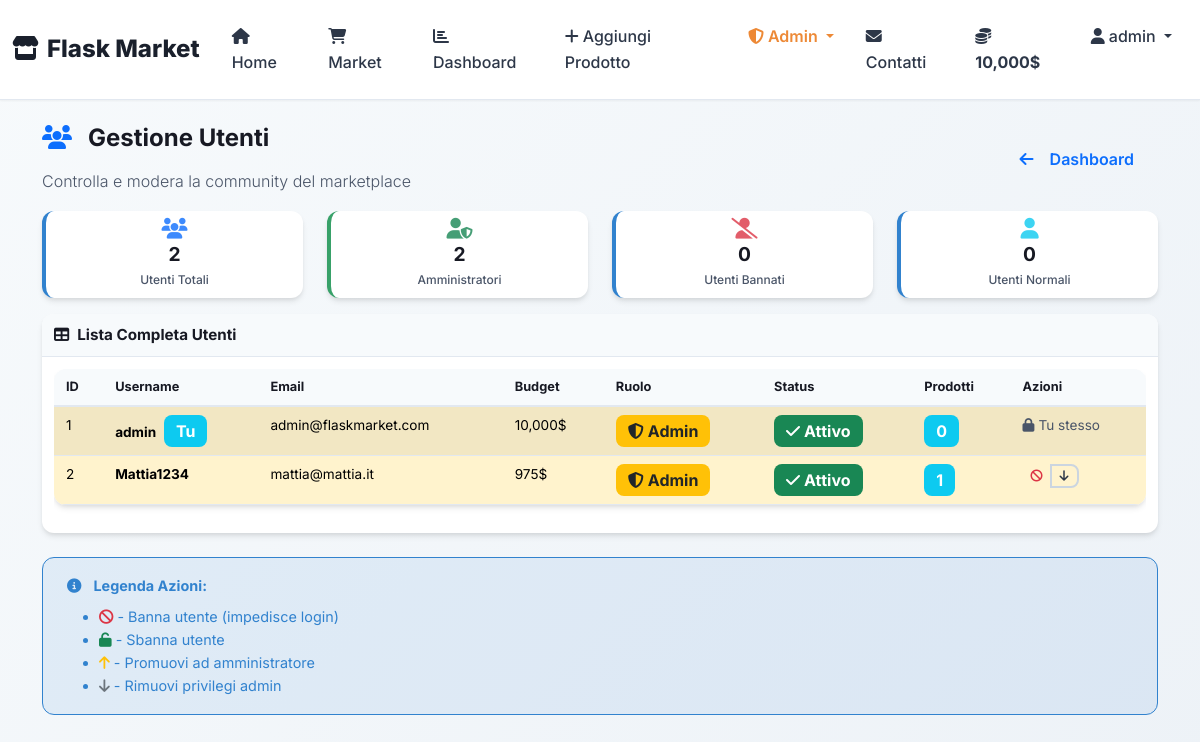
The app's page /admin/users (signed in) with its own data.
### app/models.py (models this page shows, shortened)
class User(db.Model, UserMixin):
    id = db.Column(db.Integer(), primary_key=True)
    username = db.Column(db.String(length=30), nullable=False, unique=True)
    email_address = db.Column(db.String(length=50), nullable=False, unique=True)
    password_hash = db.Column(db.String(length=60), nullable=False)
    budget = db.Column(db.Integer, nullable=False, default=1000)
    is_admin = db.Column(db.Boolean, nullable=False, default=False)
    is_banned = db.Column(db.Boolean, nullable=False, default=False)
    items = db.relationship("Item", foreign_keys="Item.owner", backref="owned_user", lazy=True)
    created_items = db.relationship("Item", foreign_keys="Item.created_by", backref="creator_user", lazy=True)
    @property
    def prettier_budget(self):
        if len(str(self.budget)) >= 4:
            return f"{str(self.budget)[:-3]},{str(self.budget)[-3:]}$"
        else:
            return f"{self.budget}$"
    @property
    def password(self):
        return self.password
    def can_access_admin(self):
        return self.is_admin and not self.is_banned

### app/routes.py (the view)
@app.route("/admin/users")
@login_required
@admin_required
def admin_users():
    users = User.query.all()
    return render_template("admin/users.html", users=users)

### app/models.py (called while the page is built)
@login_manager.user_loader
def load_user(user_id):
    return User.query.get(int(user_id))

### app/routes.py (called while the page is built)
def admin_required(f):
    @wraps(f)
    def decorated_function(*args, **kwargs):
        if not current_user.is_authenticated or not current_user.can_access_admin():
            flash("Accesso negato: permessi amministratore richiesti.", category="danger")
            return redirect(url_for('home_page'))
        return f(*args, **kwargs)
    return decorated_function

### app/templates/admin/users.html (shortened to what this page needs)
{% extends 'base.html' %}
{% block content %}
<section class="py-4 admin-compact">
    <div class="container">
        <div class="d-flex justify-content-between align-items-center mb-5">
            <div>
                <h1 class="display-6 fw-bold mb-3">
                    <i class="fas fa-users me-3 text-primary"></i>Gestione Utenti
                </h1>
                <p class="lead text-muted mb-0">Controlla e modera la community del marketplace</p>
            </div>
            <a href="{{ url_for('admin_dashboard') }}" class="btn btn-outline-primary">
                <i class="fas fa-arrow-left me-2"></i>Dashboard
            </a>
        </div>
        <div class="row g-4 mb-5">
    <div class="col-lg-3 col-md-6">
        <div class="stats-card hover-lift">
            <i class="fas fa-users text-primary"></i>
            <h4>{{ users|length }}</h4>
            <p>Utenti Totali</p>
        </div>
    </div>
    <div class="col-lg-3 col-md-6">
        <div class="stats-card success hover-lift">
            <i class="fas fa-user-shield text-success"></i>
            <h4>{{ users|selectattr("is_admin")|list|length }}</h4>
            <p>Amministratori</p>
        </div>
    </div>
    <div class="col-lg-3 col-md-6">
        <div class="stats-card danger hover-lift">
            <i class="fas fa-user-slash text-danger"></i>
            <h4>{{ users|selectattr("is_banned")|list|length }}</h4>
            <p>Utenti Bannati</p>
        </div>
    </div>
    <div class="col-lg-3 col-md-6">
        <div class="stats-card info hover-lift">
            <i class="fas fa-user text-info"></i>
            <h4>{{ users|rejectattr("is_banned")|rejectattr("is_admin")|list|length }}</h4>
            <p>Utenti Normali</p>
        </div>
    </div>
</div>
        <div class="card border-0">
    <div class="card-header">
        <h5 class="mb-0"><i class="fas fa-table me-2"></i>Lista Completa Utenti</h5>
    </div>
    <div class="card-body">
        <div class="table-responsive">
            <table class="table table-striped table-hover">
                <thead>
                    <tr>
                        <th>ID</th>
                        <th>Username</th>
                        <th>Email</th>
                        <th>Budget</th>
                        <th>Ruolo</th>
                        <th>Status</th>
                        <th>Prodotti</th>
                        <th>Azioni</th>
                    </tr>
                </thead>
                <tbody>
                    {% for user in users %}
                    <tr class="{% if user.is_banned %}table-danger{% elif user.is_admin %}table-warning{% endif %}">
                        <td>{{ user.id }}</td>
                        <td>
                            <strong>{{ user.username }}</strong>
                            {% if user.id == current_user.id %}
                                <span class="badge bg-info ms-1">Tu</span>
                            {% endif %}
                        </td>
                        <td>{{ user.email_address }}</td>
                        <td>{{ user.prettier_budget }}</td>
                        <td>
                            {% if user.is_admin %}
                                <span class="badge bg-warning text-dark">
                                    <i class="fas fa-shield-alt me-1"></i>Admin
                                </span>
                            {% else %}
                                <span class="badge bg-secondary">
                                    <i class="fas fa-user me-1"></i>Utente
                                </span>
                            {% endif %}
                        </td>
                        <td>
                            {% if user.is_banned %}
                                <span class="badge bg-danger">
                                    <i class="fas fa-ban me-1"></i>Bannato
                                </span>
                            {% else %}
                                <span class="badge bg-success">
                                    <i class="fas fa-check me-1"></i>Attivo
                                </span>
                            {% endif %}
                        </td>
                        <td>
                            <span class="badge bg-info">{{ user.items|length }}</span>
                        </td>
                        <td>
                            {% if user.id != current_user.id %}
                            <div class="btn-group btn-group-sm">
                                {% if not user.is_banned %}
                                    <a href="{{ url_for('ban_user', user_id=user.id) }}"
                                       class="btn btn-outline-danger btn-sm"
                                       onclick="return confirm('Sei sicuro di voler bannare {{ user.username }}?')"
                                       {% if user.is_admin %}disabled title="Non puoi bannare un admin"{% endif %}>
                                        <i class="fas fa-ban"></i>
                                    </a>
                                {% else %}
                                    <a href="{{ url_for('unban_user', user_id=user.id) }}"
                                       class="btn btn-outline-success btn-sm"
                                       title="Sbanna utente">
                                        <i class="fas fa-unlock"></i>
                                    </a>
                                {% endif %}
                                {% if not user.is_admin %}
                                    <a href="{{ url_for('make_admin', user_id=user.id) }}"
                                       class="btn btn-outline-warning btn-sm"
                                       onclick="return confirm('Sei sicuro di voler rendere {{ user.username }} amministratore?')"
                                       title="Rendi admin">
                                        <i class="fas fa-arrow-up"></i>
                                    </a>
                                {% else %}
                                    <a href="{{ url_for('remove_admin', user_id=user.id) }}"
                                       class="btn btn-outline-secondary btn-sm"
                                       onclick="return confirm('Sei sicuro di voler rimuovere i privilegi admin a {{ user.username }}?')"
                                       title="Rimuovi privilegi admin">
                                        <i class="fas fa-arrow-down"></i>
                                    </a>
                                {% endif %}
                            </div>
                            {% else %}
                                <span class="text-muted">
                                    <i class="fas fa-lock me-1"></i>Tu stesso
                                </span>
                            {% endif %}
                        </td>
                    </tr>
                    {% endfor %}
                </tbody>
            </table>
        </div>
    </div>
</div>
<div class="mt-4">
    <div class="alert alert-info">
        <i class="fas fa-info-circle me-2"></i>
        <strong>Legenda Azioni:</strong>
        <ul class="mb-0 mt-2">
            <li><i class="fas fa-ban text-danger"></i> - Banna utente (impedisce login)</li>
            <li><i class="fas fa-unlock text-success"></i> - Sbanna utente</li>
            <li><i class="fas fa-arrow-up text-warning"></i> - Promuovi ad amministratore</li>
            <li><i class="fas fa-arrow-down text-secondary"></i> - Rimuovi privilegi admin</li>
        </ul>
    </div>
</div>
    </div>
</section>
{% endblock content %}

### app/templates/partials/navbar.html (shortened to what this page needs)
<nav class="navbar navbar-expand-lg navbar-light">
  <div class="container-fluid">
    <a class="navbar-brand" href="/"><i class="fas fa-store me-2"></i>Flask Market</a>
    <div class="collapse navbar-collapse" id="navbarSupportedContent">
      <ul class="navbar-nav me-auto mb-2 mb-lg-0">
        <li class="nav-item">
          <a class="nav-link" href="{{ url_for('home_page') }}">
            <i class="fas fa-home me-1"></i>Home
          </a>
        </li>
        {% if current_user.is_authenticated %}
        <li class="nav-item">
          <a class="nav-link" href="{{ url_for('market') }}">
            <i class="fas fa-shopping-cart me-1"></i>Market
          </a>
        </li>
        <li class="nav-item">
          <a class="nav-link" href="{{ url_for('dashboard') }}">
            <i class="fas fa-chart-bar me-1"></i>Dashboard
          </a>
        </li>
        <li class="nav-item">
          <a class="nav-link" href="{{ url_for('add_item') }}">
            <i class="fas fa-plus me-1"></i>Aggiungi Prodotto
          </a>
        </li>
        {% if current_user.can_access_admin() %}
        <li class="nav-item dropdown">
          <a class="nav-link dropdown-toggle text-warning" href="#" role="button" data-bs-toggle="dropdown" aria-expanded="false">
            <i class="fas fa-shield-alt me-1"></i>Admin
          </a>
        </li>
        {% endif %}
        {% endif %}
        <li class="nav-item">
          <a class="nav-link" href="{{ url_for('contacts') }}">
            <i class="fas fa-envelope me-1"></i>Contatti
          </a>
        </li>
      </ul>
      <ul class="navbar-nav">
      {% if current_user.is_authenticated %}
            <li class="nav-item">
              <a class="nav-link" href="#" style="color: lawngreen;font-weight: bold">
                <i class="fa-solid fa-coins me-1"></i>
                {{ current_user.prettier_budget}}
              </a>
            </li>
            <li class="nav-item dropdown">
              <a class="nav-link dropdown-toggle" href="#" role="button" data-bs-toggle="dropdown" aria-expanded="false">
                   <i class="fas fa-user me-1"></i>{{ current_user.username}}
                </a>
            </li>
      {% endif %}
      </ul>
    </div>
  </div>
</nav>

### records on screen
User: prettier_budget "10,000$", username "admin", id "1", shows "Tu", email_address "admin@flaskmarket.com", is_admin True (drawn), is_banned False (drawn), items|length "0", shows "Tu stesso"
User: id "2", username "Mattia1234", email_address "mattia@mattia.it", prettier_budget "975$", is_admin True (drawn), is_banned False (drawn), items|length "1"

### other values on screen
{{ users|length }} "2"
{{ users|selectattr("is_admin")|list|length }} "2"
{{ users|selectattr("is_banned")|list|length }} "0"
{{ users|rejectattr("is_banned")|rejectattr("is_admin")|list|length }} "0"
